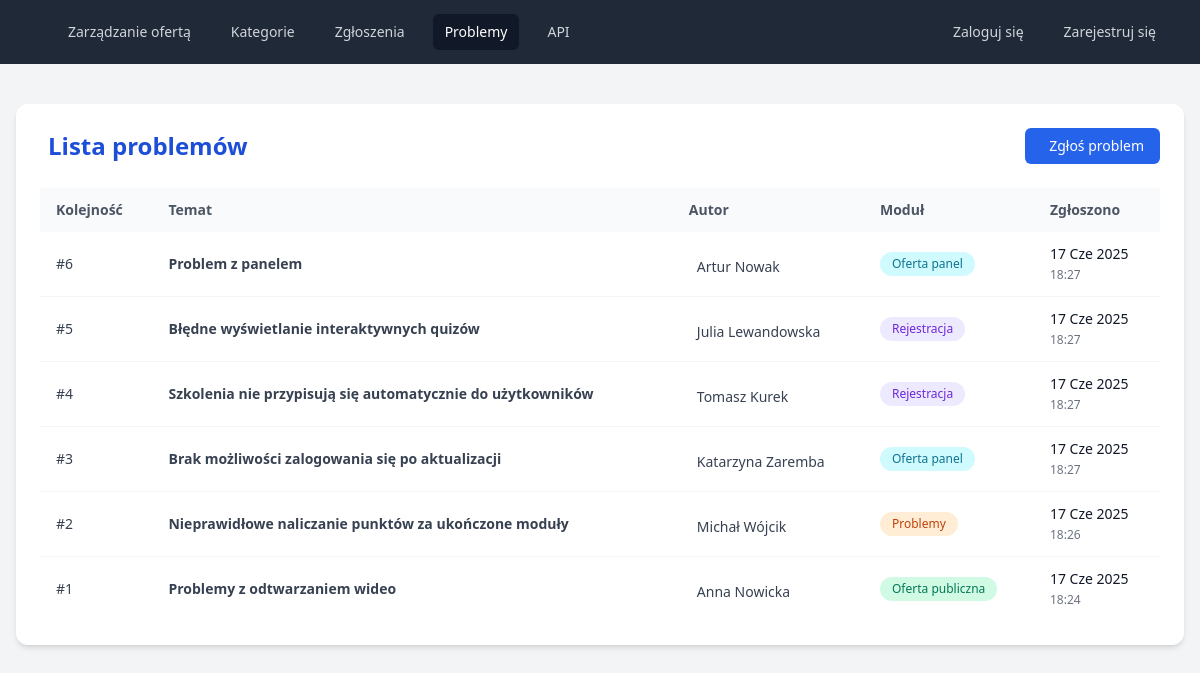
The app's page /issues/ with its own data.
### issues/models.py (models this page shows, shortened)
class Issue(models.Model):
    MODULE_CHOICES = [
        ("offer_panel", "Oferta panel"),
        ("offer_public", "Oferta publiczna"),
        ("register", "Rejestracja"),
        ("issues", "Problemy"),
    ]
    submitted_at = models.DateTimeField(auto_now_add=True)
    author = models.CharField(max_length=255)
    subject = models.CharField(max_length=255)
    description = models.TextField()
    module = models.CharField(max_length=50, choices=MODULE_CHOICES)
    attachment = models.ImageField(
        upload_to="issue_attachments/", blank=True, null=True
    )

### issues/views.py (the view)
# urls.py: path("", views.issue_list, name="issue_list"),
def issue_list(request):
    issues = Issue.objects.all().order_by("-submitted_at")
    return render(request, "issue_list.html", {"issues": issues})

### issues/templates/issue_list.html (shortened to what this page needs)
{% extends "base.html" %}
{% block content %}
  <div class="max-w-7xl mx-auto px-4 py-10">
    <div class="bg-white shadow-md rounded-xl overflow-hidden">
      <div class="p-6">
        <div class="flex justify-between items-center mb-6">
          <h2 class="text-2xl font-semibold flex items-center gap-2 text-blue-700">
             Lista problemów
          </h2>
          <a href="{% url 'report_issue_form' %}"
             class="inline-flex items-center gap-2 bg-blue-600 hover:bg-blue-700 text-white px-4 py-2 rounded-md text-sm font-medium transition">
             Zgłoś problem
          </a>
        </div>
        {% if issues %}
          <div class="overflow-x-auto">
            <table class="min-w-full table-auto text-sm">
              <thead class="bg-gray-50 text-gray-600 font-semibold text-left">
                <tr>
                  <th class="px-4 py-3">Kolejność</th>
                  <th class="px-4 py-3">Temat</th>
                  <th class="px-4 py-3">Autor</th>
                  <th class="px-4 py-3">Moduł</th>
                  <th class="px-4 py-3">Zgłoszono</th>
                </tr>
              </thead>
              <tbody class="divide-y divide-gray-100">
                {% for issue in issues %}
                  <tr class="hover:bg-gray-50 transition cursor-pointer"
                      onclick="window.location='{% url 'issue_detail' issue.id %}';"
                      style="cursor:pointer">
                    <td class="px-4 py-3 font-medium text-gray-700">#{{ issue.id }}</td>
                    <td class="px-4 py-3 font-semibold text-gray-700">{{ issue.subject }}</td>
                    <td class="px-4 py-3 text-gray-700">
                      <span class="inline-flex items-center gap-2">
                         {{ issue.author }}
                      </span>
                    </td>
                    <td class="px-4 py-3">
                      <span class="inline-block px-3 py-1 text-xs rounded-full font-medium {% if issue.module == 'offer_panel' %} bg-cyan-100 text-cyan-700 {% elif issue.module == 'offer_public' %} bg-emerald-100 text-emerald-700 {% elif issue.module == 'register' %} bg-violet-100 text-violet-700 {% elif issue.module == 'issues' %} bg-orange-100 text-orange-700 {% else %} bg-gray-200 text-gray-600 {% endif %}">
                        {{ issue.get_module_display }}
                      </span>
                    </td>
                    <td class="px-4 py-3">
                      <div class="text-gray-900">{{ issue.submitted_at|date:"d M Y" }}</div>
                      <small class="text-gray-500 text-xs">{{ issue.submitted_at|time:"H:i" }}</small>
                    </td>
                  </tr>
                {% endfor %}
              </tbody>
            </table>
          </div>
        {% else %}
          <div class="text-center py-16 text-gray-500">
            <i class="ti ti-folder-x text-6xl mb-4"></i>
            <p class="text-lg mb-3">Nie zgłoszono żadnych problemów</p>
          </div>
        {% endif %}
      </div>
    </div>
  </div>
{% endblock %}

### templates/base.html (shortened to what this page needs)
{% load static %}
<!DOCTYPE html>
<html lang="en">
    <head>
        <script src="https://cdn.tailwindcss.com"></script>
        <link rel="stylesheet"
              href="https://cdn.jsdelivr.net/npm/@tabler/icons-webfont@latest/tabler-icons.min.css" />
    </head>
    <body class="bg-gray-100">
        {% include "navbar.html" %}
        {% block content %}{% endblock %}
    </body>
</html>

### templates/navbar.html (shortened to what this page needs)
<nav class="bg-gray-800">
  <div class="mx-auto max-w-7xl px-2 sm:px-6 lg:px-8">
    <div class="relative flex h-16 items-center justify-between">
      <div class="flex flex-1 items-center justify-center sm:items-stretch sm:justify-start">
        <div class="hidden sm:ml-6 sm:block">
          <div class="flex space-x-4">
            <a href="{% url 'main_panel' %}"
               class="rounded-md px-3 py-2 text-sm font-medium {% if request.resolver_match.url_name == 'main_panel' %}bg-gray-900 text-white{% else %}text-gray-300 hover:bg-gray-700 hover:text-white{% endif %}"
               aria-current="{% if request.resolver_match.url_name == 'main_panel' %}page{% else %}false{% endif %}">Zarządzanie ofertą</a>
            <a href="{% url 'public_category_list' %}"
               class="rounded-md px-3 py-2 text-sm font-medium {% if request.resolver_match.url_name == 'public_category_list' %}bg-gray-900 text-white{% else %}text-gray-300 hover:bg-gray-700 hover:text-white{% endif %}">Kategorie</a>
            <a href="{% url 'registration_form' %}"
               class="rounded-md px-3 py-2 text-sm font-medium {% if request.resolver_match.url_name == 'registration_form' %}bg-gray-900 text-white{% else %}text-gray-300 hover:bg-gray-700 hover:text-white{% endif %}">Zgłoszenia</a>
            <a href="{% url 'issue_list' %}"
               class="rounded-md px-3 py-2 text-sm font-medium {% if request.resolver_match.url_name == 'issue_list' %}bg-gray-900 text-white{% else %}text-gray-300 hover:bg-gray-700 hover:text-white{% endif %}">Problemy</a>
            <a href="{% url 'api_documentation' %}"
               class="rounded-md px-3 py-2 text-sm font-medium {% if request.resolver_match.url_name == 'api_documentation' %}bg-gray-900 text-white{% else %}text-gray-300 hover:bg-gray-700 hover:text-white{% endif %}">API</a>
          </div>
        </div>
      </div>
      <div class="absolute inset-y-0 right-0 flex items-center pr-2 sm:static sm:inset-auto sm:ml-6 sm:pr-0">
        {% if user.is_authenticated %}
          <div class="relative ml-3">
            <div>
              <button type="button"
                      id="user-menu-button"
                      class="relative rounded-md bg-gray-800 px-3 py-1 text-sm font-medium text-white hover:bg-gray-700 focus:ring-2 focus:ring-white focus:ring-offset-2 focus:ring-offset-gray-800 focus:outline-hidden"
                      aria-expanded="false"
                      aria-haspopup="true">
                <span class="sr-only">Menu użytkownika</span>
                {{ user.username }}
                <svg id="user-menu-arrow"
                     class="inline-block ml-1 w-4 h-4 text-white transition-transform duration-200"
                     fill="none"
                     stroke="currentColor"
                     stroke-width="2"
                     viewBox="0 0 24 24"
                     aria-hidden="true">
                  <path stroke-linecap="round" stroke-linejoin="round" d="M19 9l-7 7-7-7" />
                </svg>
              </button>
            </div>
            <div id="user-menu"
                 class="absolute right-0 z-10 mt-2 w-48 origin-top-right rounded-md bg-white py-1 shadow-lg ring-1 ring-black/5 focus:outline-hidden hidden"
                 role="menu"
                 aria-orientation="vertical"
                 aria-labelledby="user-menu-button"
                 tabindex="-1">
              <a href="{% url 'logout' %}"
                 class="block px-4 py-2 text-sm text-gray-700 hover:bg-gray-100"
                 role="menuitem"
                 tabindex="-1"
                 id="user-menu-item-2">Wyloguj się</a>
            </div>
          </div>
        {% else %}
          <div class="flex space-x-4">
            <a href="{% url 'login' %}"
               class="rounded-md px-3 py-2 text-sm font-medium {% if request.resolver_match.url_name == 'login' %}bg-gray-900 text-white{% else %}text-gray-300 hover:bg-gray-700 hover:text-white{% endif %}">Zaloguj się</a>
            <a href="{% url 'register' %}"
               class="rounded-md px-3 py-2 text-sm font-medium {% if request.resolver_match.url_name == 'register' %}bg-gray-900 text-white{% else %}text-gray-300 hover:bg-gray-700 hover:text-white{% endif %}">Zarejestruj się</a>
          </div>
        {% endif %}
      </div>
    </div>
  </div>
</nav>

### records on screen
Issue: id "6", subject "Problem z panelem", author "Artur Nowak", module "Oferta panel", submitted_at "17 Cze 2025", submitted_at "18:27"
Issue: id "5", subject "Błędne wyświetlanie interaktywnych quizów", author "Julia Lewandowska", module "Rejestracja", submitted_at "17 Cze 2025", submitted_at "18:27"
Issue: id "4", subject "Szkolenia nie przypisują się automatycznie do użytkowników", author "Tomasz Kurek", module "Rejestracja", submitted_at "17 Cze 2025", submitted_at "18:27"
Issue: id "3", subject "Brak możliwości zalogowania się po aktualizacji", author "Katarzyna Zaremba", module "Oferta panel", submitted_at "17 Cze 2025", submitted_at "18:27"
Issue: id "2", subject "Nieprawidłowe naliczanie punktów za ukończone moduły", author "Michał Wójcik", module "Problemy", submitted_at "17 Cze 2025", submitted_at "18:26"
Issue: id "1", subject "Problemy z odtwarzaniem wideo", author "Anna Nowicka", module "Oferta publiczna", submitted_at "17 Cze 2025", submitted_at "18:24"
